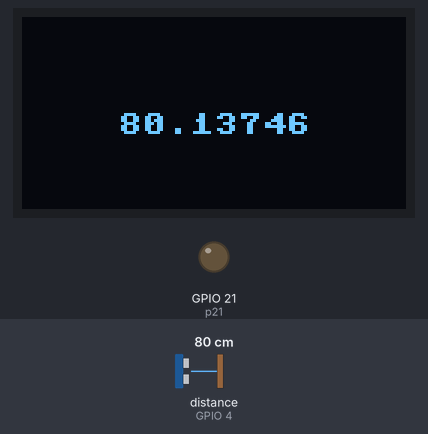
Bench run of a program on a simulated ESP32 board running MicroPython. Shown: 128×64 one-colour display, output pins drawn as LEDs (lit = HIGH). The inputs (shaded band) are chosen by the test bench; at power-on: distance to the obstacle (sensor on GPIO 4) 80 cm. The echo pulse lasts 58.3 µs per cm; library files of the repository ran but are not shown: hcsr04.py; pins used as bus, display or sensor lines are not drawn; what the program prints to the serial console is not drawn.

Above: at 1.2 s.
1.3 s: distance to the obstacle (sensor on GPIO 4) set to 2 cm
At 2.2 s:
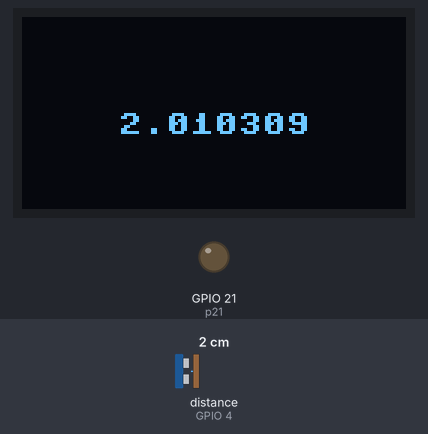
3.1 s: distance to the obstacle (sensor on GPIO 4) set to 4 cm
At 3.9 s:
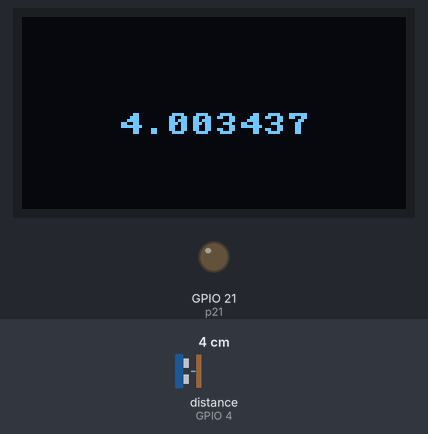
4.9 s: distance to the obstacle (sensor on GPIO 4) set to 9 cm
At 5.5 s:
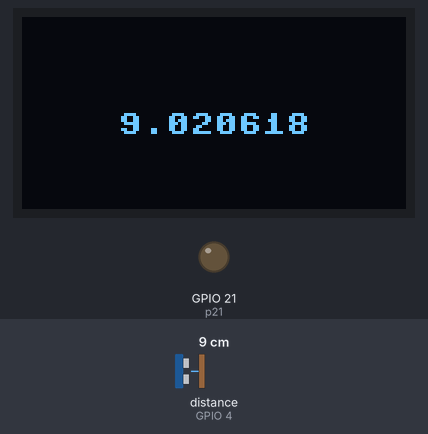
Timing chart, 0 to 7.9 s (numbered marks = the images above; inputs shaded):
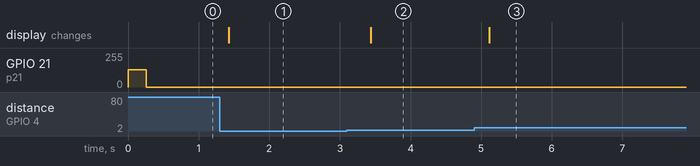

The program:

mesafe.py
```python
from machine import Pin, SoftI2C,PWM
import time
import hcsr04
import ssd1306

sensor = hcsr04.HCSR04(trigger_pin=16, echo_pin=4,echo_timeout_us=10000)

p21 = Pin(21, Pin.OUT)

buzzer = PWM(p21)

i2c = SoftI2C(scl=Pin(23),sda=Pin(22))
oled = ssd1306.SSD1306_I2C(128,64,i2c)
while True:
    mesafe = sensor.distance_cm()
    print(mesafe)
    oled.text(str(mesafe),32,32)
    oled.show()
    oled.fill(0)
    time.sleep(0.2)
    if mesafe < 10:
        buzzer.freq(1500)
        buzzer.duty(1023)
        time.sleep(0.1)
        buzzer.duty(0)
        time.sleep(0.01)
        buzzer.duty(1023)
    if 10 < mesafe < 30:
        buzzer.freq(1000)
        buzzer.duty(1023)
        time.sleep(0.1)
        buzzer.duty(0)
        time.sleep(0.1)
        buzzer.duty(1023)
    else:
        buzzer.duty(0)
```

Measured:
- after the input at 1.3 s, the display: changes after 0.13 s (image 1)
- after the input at 3.1 s, the display: changes after 0.34 s (image 2)
- after the input at 4.9 s, the display: changes after 0.21 s (image 3)
